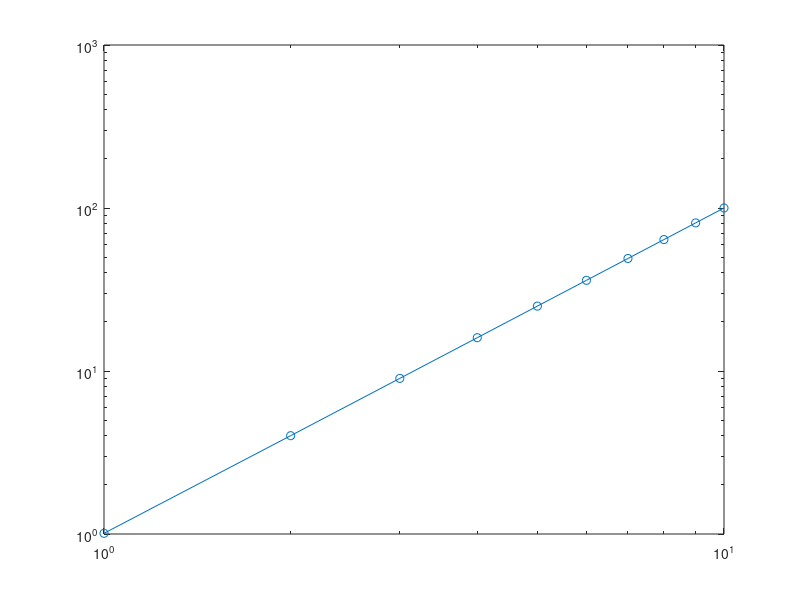

MATLAB code for this plot:
clc;
clear;
format long;

alpha=2;
beta = 0.01;

for i = 1:10
    x(i)=i;
    y(i)=i^alpha+beta;
end

loglog(x,y,'-o')